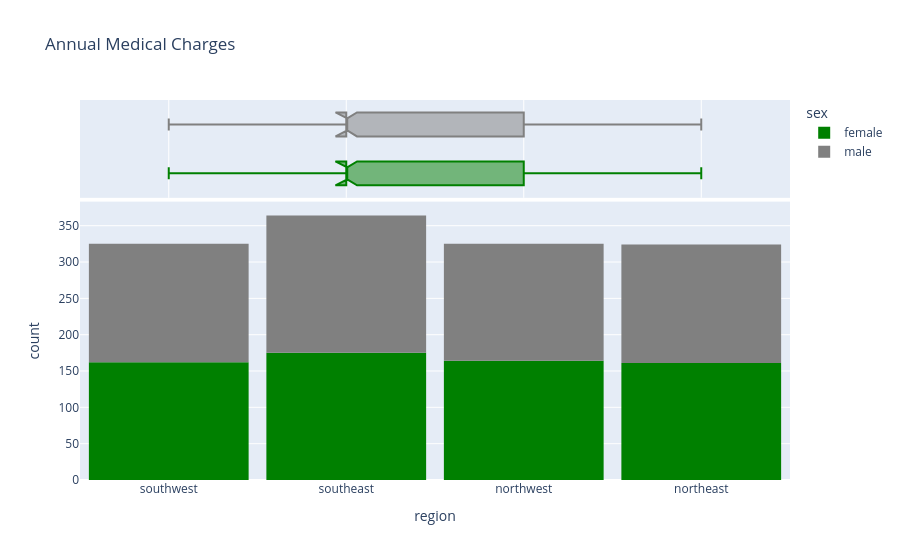

Here is the notebook cell this chart was saved with:
### Code cell
fig = px.histogram(medical_df,
                   x='region',
                   marginal='box',
                   color='sex',
                   color_discrete_sequence = ['green', 'grey'],
                   title='Annual Medical Charges')
fig.update_layout(bargap=0.1)
fig.show()

### Figure 1 — Plotly figure (JSON) as saved in the notebook; plotly's stock layout.template omitted (floating-point values rounded to 4 significant figures; data arrays with more than 128 entries replaced by an {"elided": "..."} marker saying what was removed)
{"data": [{"bingroup": "x", "hovertemplate": "sex=female<br>region=%{x}<br>count=%{y}<extra></extra>", "legendgroup": "female", "marker": {"color": "green", "pattern": {"shape": ""}}, "name": "female", "orientation": "v", "showlegend": true, "type": "histogram", "x": {"elided": "662 str values"}, "xaxis": "x", "yaxis": "y"}, {"hovertemplate": "sex=female<br>region=%{x}<extra></extra>", "legendgroup": "female", "marker": {"color": "green"}, "name": "female", "notched": true, "showlegend": false, "type": "box", "x": {"elided": "662 str values"}, "xaxis": "x2", "yaxis": "y2"}, {"bingroup": "x", "hovertemplate": "sex=male<br>region=%{x}<br>count=%{y}<extra></extra>", "legendgroup": "male", "marker": {"color": "grey", "pattern": {"shape": ""}}, "name": "male", "orientation": "v", "showlegend": true, "type": "histogram", "x": {"elided": "676 str values"}, "xaxis": "x", "yaxis": "y"}, {"hovertemplate": "sex=male<br>region=%{x}<extra></extra>", "legendgroup": "male", "marker": {"color": "grey"}, "name": "male", "notched": true, "showlegend": false, "type": "box", "x": {"elided": "676 str values"}, "xaxis": "x2", "yaxis": "y2"}], "layout": {"bargap": 0.1, "barmode": "relative", "legend": {"title": {"text": "sex"}, "tracegroupgap": 0}, "title": {"text": "Annual Medical Charges"}, "xaxis": {"anchor": "y", "domain": [0, 1], "title": {"text": "region"}}, "xaxis2": {"anchor": "y2", "domain": [0, 1], "matches": "x", "showgrid": true, "showticklabels": false}, "yaxis": {"anchor": "x", "domain": [0, 0.7326], "title": {"text": "count"}}, "yaxis2": {"anchor": "x2", "domain": [0.7426, 1], "matches": "y2", "showgrid": false, "showline": false, "showticklabels": false, "ticks": ""}}}
